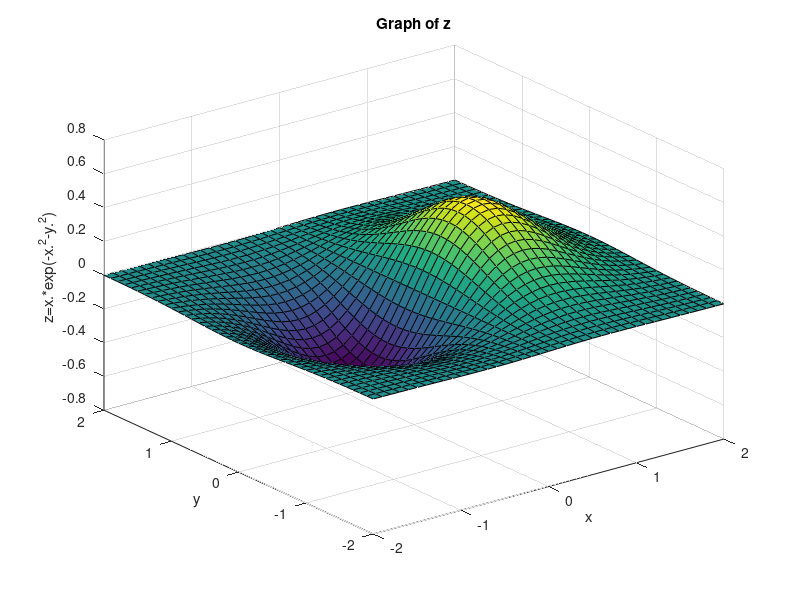
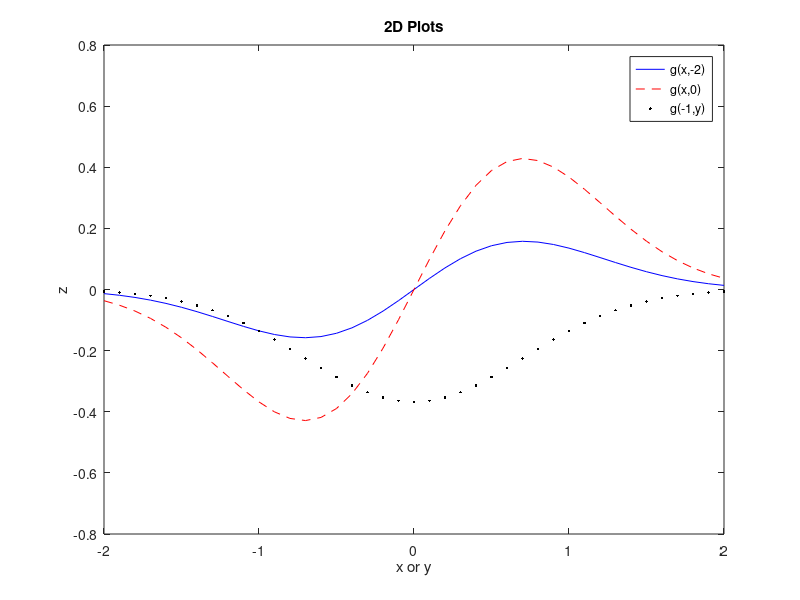

The MATLAB script that drew these images, in order:
clear
close all
domain_x=[-2:0.1:2];
domain_y=[-2:0.1:2];
[x,y]=meshgrid(domain_x, domain_y);
z=x.*exp(-x.^2-y.^2);
surf (x,y,z);
xlabel ('x');
ylabel ('y');
zlabel ('z=x.*exp(-x.^2-y.^2)');
title ('Graph of z');
hold off;
figure;
z1=domain_x.*exp(-domain_x.^2-(-1).^2);
plot (domain_x,z1,'b-');
hold on;
z2=domain_x.*exp(-domain_x.^2-0.^2);
plot (domain_x,z2,'r--');
hold on;
z3=(-1).*exp(-(-1).^2-y.^2);
plot (domain_y,z3,'k.');
hold on;
title ('2D Plots');
legend ('g(x,-2)','g(x,0)','g(-1,y)');
ylabel ('z');
xlabel ('x or y');